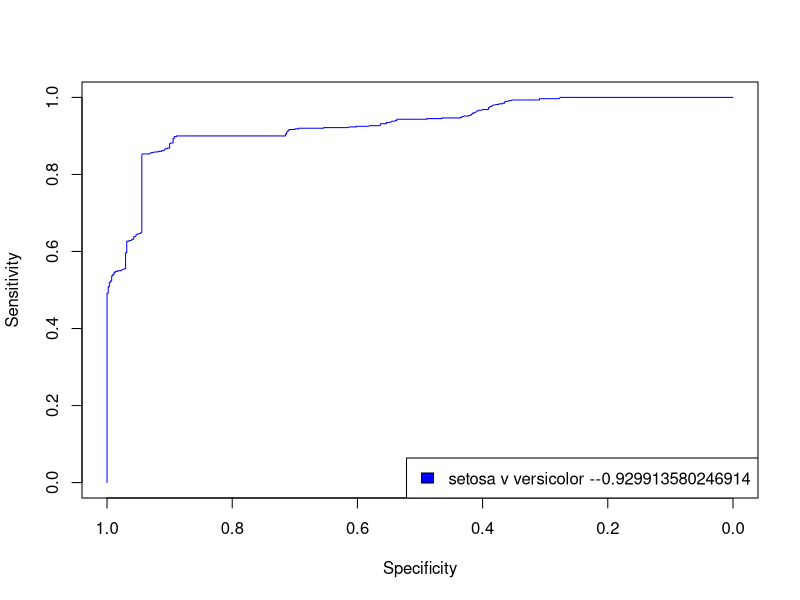
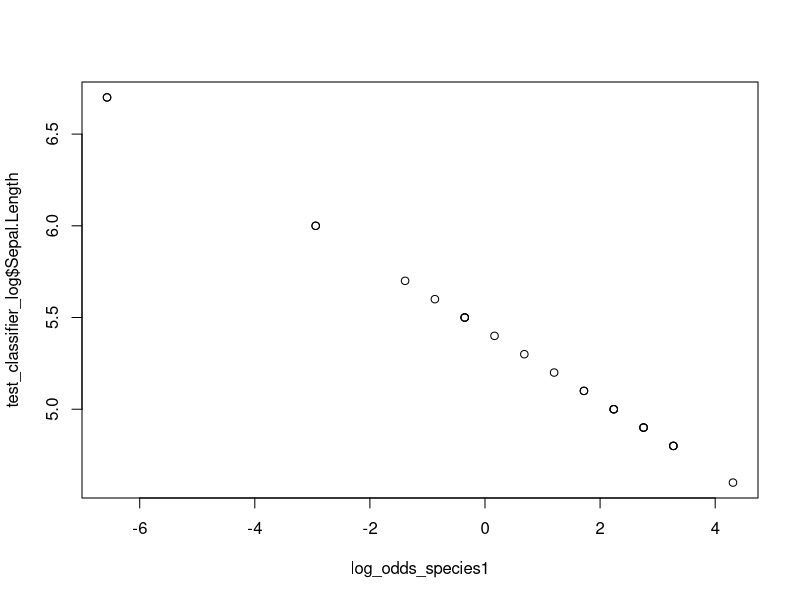
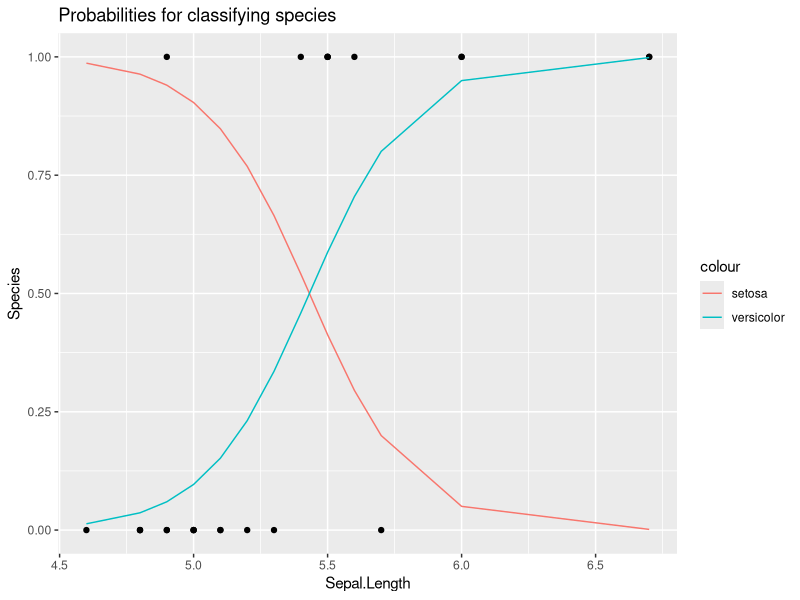

Write the R code that produced these figures, in order.
## ---- chunk 1
knitr::opts_chunk$set(echo = TRUE)
## ---- chunk 2
library(caret)
library(pROC)
library(MASS)
library(ggplot2)
library(gridExtra)
#library(devtools)
library(dplyr)
library(ggfortify)
library(glmnet)
# what even
library(e1071)
## ---- chunk 3
data(iris)

#split into training and test set 
train_size <- floor(0.75 * nrow(iris))
set.seed(543)
train_pos <- sample(seq_len(nrow(iris)), size = train_size)
train_classifier <- iris[train_pos,]
test_classifier <- iris[-train_pos,]


dim(train_classifier)
dim(test_classifier)
#only look at two classes 
train_classifier_log <- train_classifier[c(which(train_classifier$Species == "setosa"),
                                           which(train_classifier$Species == "versicolor")),]
test_classifier_log <- test_classifier[c(which(test_classifier$Species == "setosa"), 
                                         which(test_classifier$Species == "versicolor")),]

train_classifier_log$Species <- factor(train_classifier_log$Species)
test_classifier_log$Species <- factor(test_classifier_log$Species)

ctrl <- trainControl(method = "repeatedcv", repeats = 15,classProbs = T,
                     savePredictions = T)

#create model. logistic regression is a bionomial general linear model. 
#predict species based on sepal length
logistic_regression <- train(Species~ Sepal.Length, data = train_classifier_log, 
                             method = "glm", family= "binomial", trControl = ctrl)
## ---- chunk 4
logistic_regression
## ---- chunk 5
summary(logistic_regression)
## ---- chunk 6
plot(x = roc(predictor = logistic_regression$pred$setosa,
             response = logistic_regression$pred$obs)$specificities, 
     y = roc(predictor = logistic_regression$pred$setosa, 
             response = logistic_regression$pred$obs)$sensitivities,
     col= "blue", xlim = c(1, 0), type ="l", ylab = "Sensitivity",
     xlab = "Specificity")
legend("bottomright", legend = paste("setosa v versicolor --", 
                                     roc(predictor = logistic_regression$pred$setosa,
                                         response = logistic_regression$pred$obs)$auc
, sep = ""), col = c("blue"), fill = c("blue"))
## ---- chunk 7
#predict iris species using Sepal legth
logistic_regression_predict_class <- predict(logistic_regression, 
                                             newdata = test_classifier_log)

#confusion matrix
confusionMatrix(logistic_regression_predict_class, 
                reference = test_classifier_log$Species)
## ---- chunk 8
logistic_regression_predict <- predict(logistic_regression, 
                                       newdata = test_classifier_log, type = "prob")

# To convert from a probability to odds, divide the probability by one minus that probability. So if the probability is 10% or 0.10 , then the odds are 0.1/0.9 or ‘1 to 9’ 

odds_species1 <- logistic_regression_predict[,1] / (1 - logistic_regression_predict[,1])
log_odds_species1 <- log(odds_species1)
cor.test(log_odds_species1, test_classifier_log$Sepal.Length)
plot(log_odds_species1, test_classifier_log$Sepal.Length)
## ---- chunk 9
logistic_predict_prob <- predict(logistic_regression,
                                 newdata = test_classifier_log, type="prob")

logistic_pred_prob_plot <- data.frame(Species_pred = logistic_predict_prob, Sepal.Length  = test_classifier_log$Sepal.Length) 

test_classifier_log$Species <- as.numeric(test_classifier_log$Species) -1

ggplot(data = test_classifier_log) +
  geom_point(aes(x=Sepal.Length, y = Species)) + 
  geom_line(data = logistic_pred_prob_plot, aes(x = Sepal.Length, 
                                                y = Species_pred.setosa, col =  "setosa"))+
  geom_line(data = logistic_pred_prob_plot, aes(x = Sepal.Length,
                                                y = Species_pred.versicolor, col = "versicolor"))+
  ggtitle("Probabilities for classifying species")
